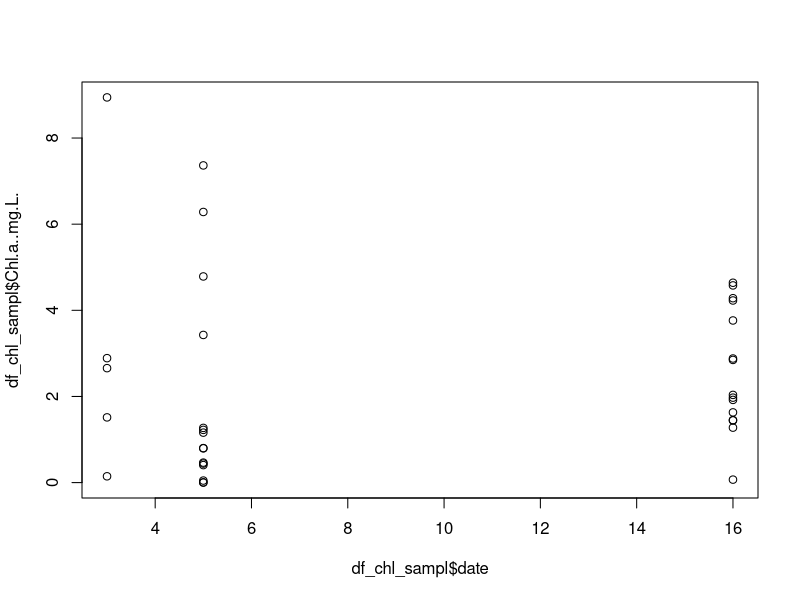
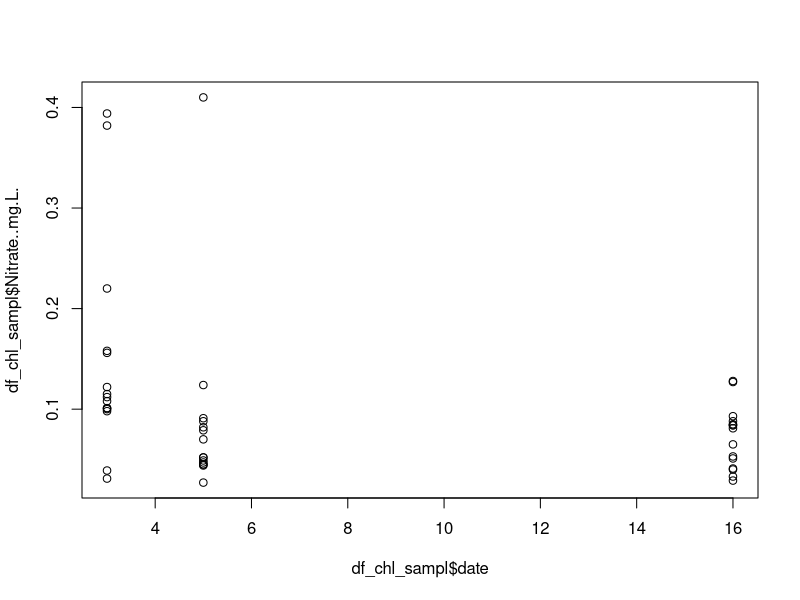

These figures' R source, in order: (Note: this script raises an error after producing the figures.)
df_chl_sampl<- read.csv('data/Data_1MH-SongSong.csv')
df_penang <- df_chl_sampl[which(df_chl_sampl$year==2016),(df_chl_sampl$state=="Penang")]



plot(df_chl_sampl$date,df_chl_sampl$Chl.a..mg.L.)
plot(df_chl_sampl$date,df_chl_sampl$Nitrate..mg.L.)
library(ggplot2)

jpeg(filename='figs/chlcemacs.jpg', unit = 'cm', width = 15, height = 10, res = 360)
par(mar=c(4,4,1,1),xpd=FALSE)
ggplot(df_chl_sampl, aes(Chl.a..mg.L.)) + geom_point(alpha = 0.3) + 
  geom_smooth(col = 'green', alpha = 0.1) +
  theme_bw()
dev.off()


plot(df_chl_sampl$Chl.a..mg.L.)
